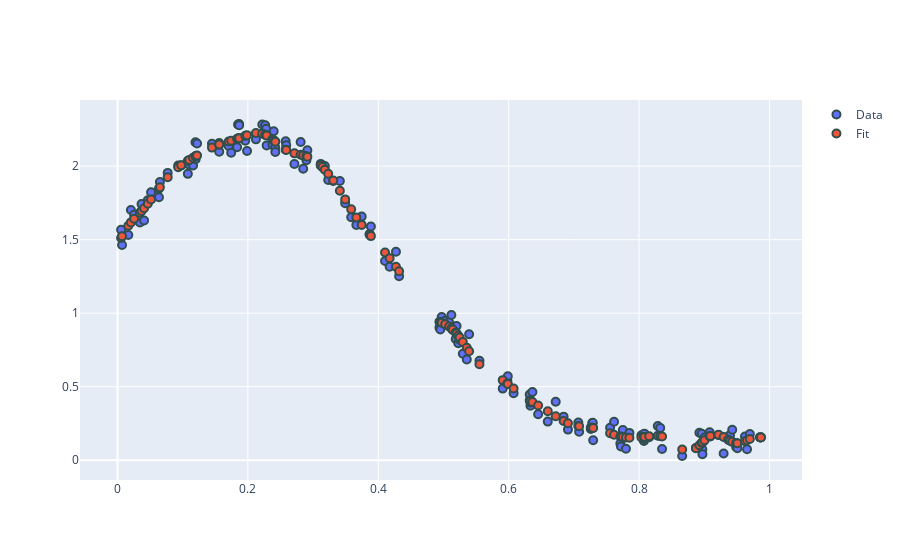

The notebook cell this image was saved under:
### Code cell
# Model creation
description = ( ("s(1)", "peak", 30, (0, 0), "equidistant"), )
M = StarModel(description=description)
M.fit(X=X_train, y=y_train)
print("MSE = ", M.mse)
print("Metric = ", M.eval_metric(X_test=X_test.ravel(), y_test=y_test.ravel()))
#Mbest = M.calc_GCV(X=X_train, y=y_train, n_grid=5)

### Figure 1 — Plotly figure (JSON) as saved in the notebook; plotly's stock layout.template omitted (floating-point values rounded to 4 significant figures; data arrays with more than 128 entries replaced by an {"elided": "..."} marker saying what was removed)
{"data": [{"marker": {"line": {"color": "DarkSlateGrey", "width": 2}, "size": 8}, "mode": "markers", "name": "Data", "type": "scatter", "x": {"elided": "134 float values"}, "y": {"elided": "134 float values"}}, {"marker": {"line": {"color": "DarkSlateGrey", "width": 2}, "size": 8}, "mode": "markers", "name": "Fit", "type": "scatter", "x": {"elided": "134 float values"}, "y": {"elided": "134 float values"}}], "layout": {"autosize": true, "xaxis": {"autorange": true, "range": [-0.0548, 1.047], "type": "linear"}, "yaxis": {"autorange": true, "range": [-0.1509, 2.466], "type": "linear"}}}
